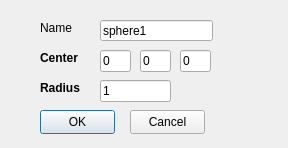
<?xml version="1.0" encoding="UTF-8"?>
<ui version="4.0">
 <class>sphereDialog</class>
 <widget class="QDialog" name="sphereDialog">
  <property name="geometry">
   <rect>
    <x>0</x>
    <y>0</y>
    <width>288</width>
    <height>148</height>
   </rect>
  </property>
  <property name="windowTitle">
   <string>Create Sphere</string>
  </property>
  <widget class="QLineEdit" name="lineEditSphereX">
   <property name="geometry">
    <rect>
     <x>100</x>
     <y>50</y>
     <width>31</width>
     <height>22</height>
    </rect>
   </property>
   <property name="text">
    <string>0</string>
   </property>
  </widget>
  <widget class="QLabel" name="label">
   <property name="geometry">
    <rect>
     <x>40</x>
     <y>50</y>
     <width>49</width>
     <height>16</height>
    </rect>
   </property>
   <property name="text">
    <string>&lt;html&gt;&lt;head/&gt;&lt;body&gt;&lt;p&gt;&lt;span style=&quot; font-weight:600;&quot;&gt;Center&lt;/span&gt;&lt;/p&gt;&lt;/body&gt;&lt;/html&gt;</string>
   </property>
  </widget>
  <widget class="QLineEdit" name="lineEditSphereY">
   <property name="geometry">
    <rect>
     <x>140</x>
     <y>50</y>
     <width>31</width>
     <height>22</height>
    </rect>
   </property>
   <property name="text">
    <string>0</string>
   </property>
  </widget>
  <widget class="QLineEdit" name="lineEditSphereZ">
   <property name="geometry">
    <rect>
     <x>180</x>
     <y>50</y>
     <width>31</width>
     <height>22</height>
    </rect>
   </property>
   <property name="text">
    <string>0</string>
   </property>
  </widget>
  <widget class="QLabel" name="label_2">
   <property name="geometry">
    <rect>
     <x>40</x>
     <y>80</y>
     <width>49</width>
     <height>16</height>
    </rect>
   </property>
   <property name="text">
    <string>&lt;html&gt;&lt;head/&gt;&lt;body&gt;&lt;p&gt;&lt;span style=&quot; font-weight:600;&quot;&gt;Radius&lt;/span&gt;&lt;/p&gt;&lt;/body&gt;&lt;/html&gt;</string>
   </property>
  </widget>
  <widget class="QLineEdit" name="lineEditSphereRadius">
   <property name="geometry">
    <rect>
     <x>100</x>
     <y>80</y>
     <width>71</width>
     <height>22</height>
    </rect>
   </property>
   <property name="text">
    <string>1</string>
   </property>
  </widget>
  <widget class="QPushButton" name="pushButtonOK">
   <property name="geometry">
    <rect>
     <x>40</x>
     <y>110</y>
     <width>75</width>
     <height>24</height>
    </rect>
   </property>
   <property name="text">
    <string>OK</string>
   </property>
  </widget>
  <widget class="QPushButton" name="pushButtonCancel">
   <property name="geometry">
    <rect>
     <x>130</x>
     <y>110</y>
     <width>75</width>
     <height>24</height>
    </rect>
   </property>
   <property name="text">
    <string>Cancel</string>
   </property>
  </widget>
  <widget class="QLabel" name="label_3">
   <property name="geometry">
    <rect>
     <x>40</x>
     <y>20</y>
     <width>41</width>
     <height>16</height>
    </rect>
   </property>
   <property name="text">
    <string>Name</string>
   </property>
  </widget>
  <widget class="QLineEdit" name="lineEditSphereName">
   <property name="geometry">
    <rect>
     <x>100</x>
     <y>20</y>
     <width>113</width>
     <height>21</height>
    </rect>
   </property>
   <property name="text">
    <string>sphere1</string>
   </property>
  </widget>
 </widget>
 <resources/>
 <connections/>
</ui>
